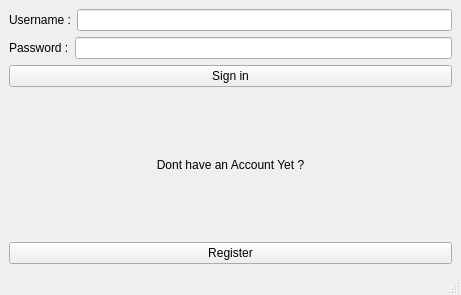
<?xml version="1.0" encoding="UTF-8"?>
<ui version="4.0">
 <class>MainWindow</class>
 <widget class="QMainWindow" name="MainWindow">
  <property name="geometry">
   <rect>
    <x>0</x>
    <y>0</y>
    <width>461</width>
    <height>295</height>
   </rect>
  </property>
  <property name="windowTitle">
   <string>MainWindow</string>
  </property>
  <widget class="QWidget" name="centralwidget">
   <layout class="QVBoxLayout" name="verticalLayout_2">
    <item>
     <layout class="QVBoxLayout" name="verticalLayout">
      <item>
       <layout class="QHBoxLayout" name="horizontalLayout">
        <item>
         <widget class="QLabel" name="label">
          <property name="text">
           <string>Username :</string>
          </property>
         </widget>
        </item>
        <item>
         <widget class="QLineEdit" name="lineEdit"/>
        </item>
       </layout>
      </item>
      <item>
       <layout class="QHBoxLayout" name="horizontalLayout_2">
        <item>
         <widget class="QLabel" name="label_2">
          <property name="text">
           <string>Password :</string>
          </property>
         </widget>
        </item>
        <item>
         <widget class="QLineEdit" name="lineEdit_2">
          <property name="echoMode">
           <enum>QLineEdit::Password</enum>
          </property>
         </widget>
        </item>
       </layout>
      </item>
      <item>
       <widget class="QPushButton" name="pushButton">
        <property name="text">
         <string>Sign in</string>
        </property>
       </widget>
      </item>
      <item>
       <widget class="QLabel" name="label_3">
        <property name="text">
         <string>Dont have an Account Yet ?</string>
        </property>
        <property name="alignment">
         <set>Qt::AlignCenter</set>
        </property>
       </widget>
      </item>
      <item>
       <widget class="QPushButton" name="pushButton_2">
        <property name="text">
         <string>Register</string>
        </property>
       </widget>
      </item>
     </layout>
    </item>
   </layout>
  </widget>
  <widget class="QMenuBar" name="menubar">
   <property name="geometry">
    <rect>
     <x>0</x>
     <y>0</y>
     <width>461</width>
     <height>21</height>
    </rect>
   </property>
  </widget>
  <widget class="QStatusBar" name="statusbar"/>
 </widget>
 <resources/>
 <connections/>
</ui>
